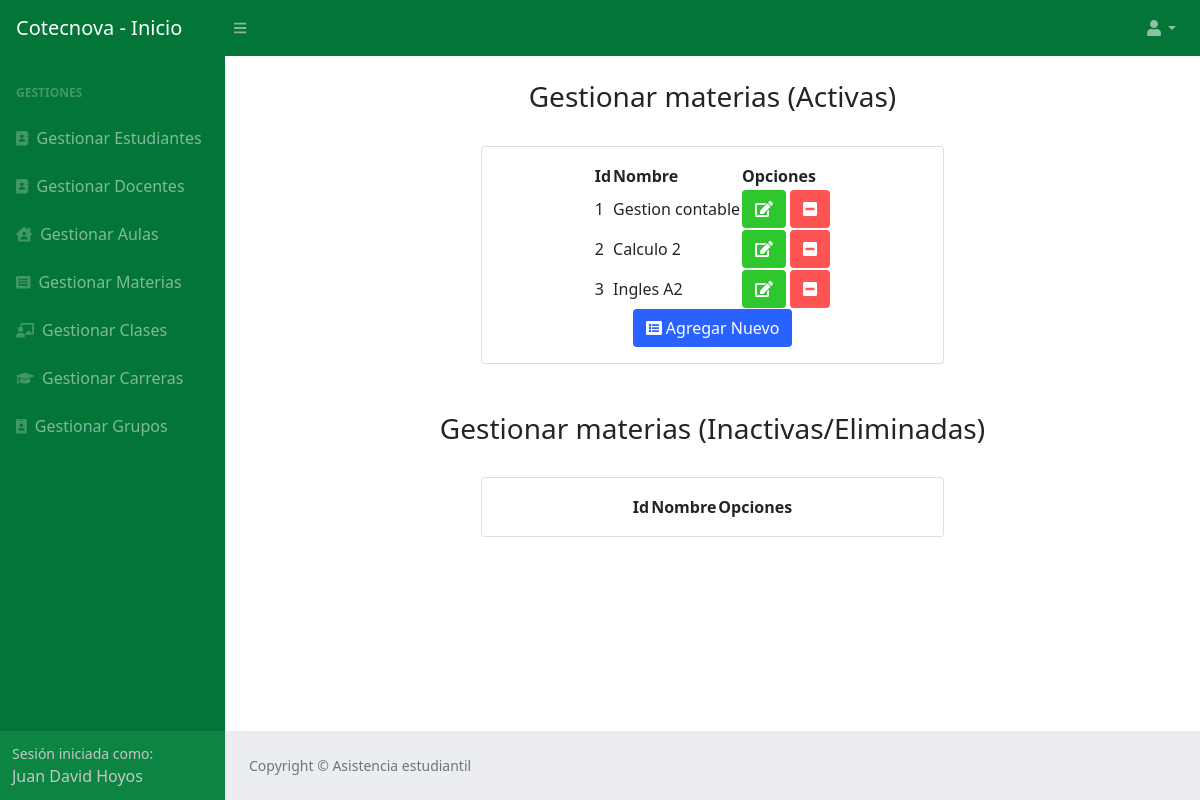
The page /gestion_materias.php (signed in) on the database its author committed.
### tables this page shows
CREATE TABLE `materia` (
  `id_materia` int(11) NOT NULL COMMENT 'Id de la materia',
  `nombre` varchar(45) NOT NULL COMMENT 'Nombre de la materia',
  `estado` int(11) NOT NULL COMMENT 'Activo o inactivo'
);

### Modelo/MySQL.php (called while the page is built, shortened)
<?php
class MySQL{
    private $hostname  = "localhost";
    private $user = "root";
    private $password = "";
    private $database = "asistencia";
    private $conexion;
    public function conectar(){
        $this->conexion = mysqli_connect($this->hostname, $this->user, $this->password, $this->database);
    }
    public function efectuarConsulta($consulta){
        mysqli_query($this->conexion, "SET lc_time_names = 'es_ES'" );
        mysqli_query($this->conexion, "SET NAMES 'utf8'");
        mysqli_query($this->conexion, "SET CHARACTER 'utf8'");
       $this->resultadoConsulta = mysqli_query($this->conexion, $consulta);
        return $this->resultadoConsulta;
    }
}

### gestion_materias.php (the view, shortened to what this page needs)
<!DOCTYPE html>
<html lang="en">
<head>
    <link href="css/style2.css" rel="stylesheet" />
    <link href="css/styles.css" rel="stylesheet" />
</head>
<body class="sb-nav-fixed">
    <div id="container">
        <?php
        if (isset($_SESSION['tipousuario'])) {
            include("header_index.php");
        ?>
    </div>
    <?php
            require_once 'Modelo/MySQL.php';
            $mysql = new MySQL;
            $mysql->conectar();
            if (isset($_SESSION['idAdministrador'])) {
                $MostrarDatos = $mysql->efectuarConsulta("SELECT asistencia.materia.id_materia, asistencia.materia.nombre from materia where asistencia.materia.estado = 1");
            }
            if ($_SESSION['tipousuario'] == 3) {
    ?>
        <div id="layoutSidenav">
            <div id="layoutSidenav_content">
            <main>
                <div class="container-fluid px-4">
                <br>
                <center>
                    <h3>Gestionar materias (Activas)</h3>
                    <br>
                </center>
                    <div class="row">
                        <center>
                        <div class="card mb-10 col-md-6 col-md-offset-3">
                            <div class="card-body">
                                    <table id="datatablesSimple">
                                        <thead>
                                            <tr>
                                            <th>Id</th>
                                            <th>Nombre</th>
                                            <th>Opciones</th>
                                            </tr>
                                        </thead>
                                        <tbody>
                                        <tr>
                                            <?php
                                            while ($valores1 = mysqli_fetch_assoc($MostrarDatos)) {
                                            $id_materia = $valores1 ['id_materia'];
                                            ?>
                                            <td><?php echo $valores1['id_materia'] ?></td>
                                            <td><?php echo $valores1['nombre'] ?></td>
                                            <td>
                                                <div class="text-center">
                                                <a class="btn" style="background-color: #2EC82E;color: white" href='update_materias2.php?id_materia=<?php echo $id_materia; ?>' role="button"><i class="fas fa-edit"></i></a>
                                                <a class="btn" style="background-color: #FF5454;color: white" href='Controlador/delete_materia.php?id_materia=<?php echo $id_materia; ?>' role="button"><i class="fas fa-minus-square"></i></a>
                                                </div>
                                            </td>
                                        </tr>
                                        <?php
                                            }
                                        ?>
                                        </tbody>
                                    </table>
                                    <a class="btn" style="background-color: #2962FF;color: white" href="registro_materias.php" role="button"><i class="fas fa-list-alt"></i> Agregar Nuevo</a>
                                </div>
                            </center>
                        </div>
                        <br><br>
                        <center>
                            <h3>Gestionar materias (Inactivas/Eliminadas)</h3>
                            <br>
                        </center>
                        <div class="row">
                            <center>
                            <div class="card mb-10 col-md-6 col-md-offset-3">
                            <div class="card-body">
                                    <table id="datatablesSimple2">
                                        <thead>
                                            <tr>
                                            <th>Id</th>
                                            <th>Nombre</th>
                                            <th>Opciones</th>
                                            </tr>
                                        </thead>
                                    </table>
                                </div>
                            </center>
                        </div>
                        <br><br>
                    </div>
                </main>
                <footer class="py-4 bg-light mt-auto">
                    <div class="container-fluid px-4">
                        <div class="d-flex align-items-center justify-content-between small">
                            <div class="text-muted">Copyright &copy; Asistencia estudiantil</div>
                        </div>
                    </div>
                </footer>
            </div>
        </div>
    <?php
            }
    ?>
<?php
        } else {
            header("refresh:0;url=login.php");
        }
?>
</body>
</html>

### rows shown on the page
materia: id_materia "1", nombre "Gestion contable"
materia: id_materia "2", nombre "Calculo 2"
materia: id_materia "3", nombre "Ingles A2"

### other values the page prints
$_SESSION['nombre'] "Juan David"
$_SESSION['apellido'] "Hoyos"
